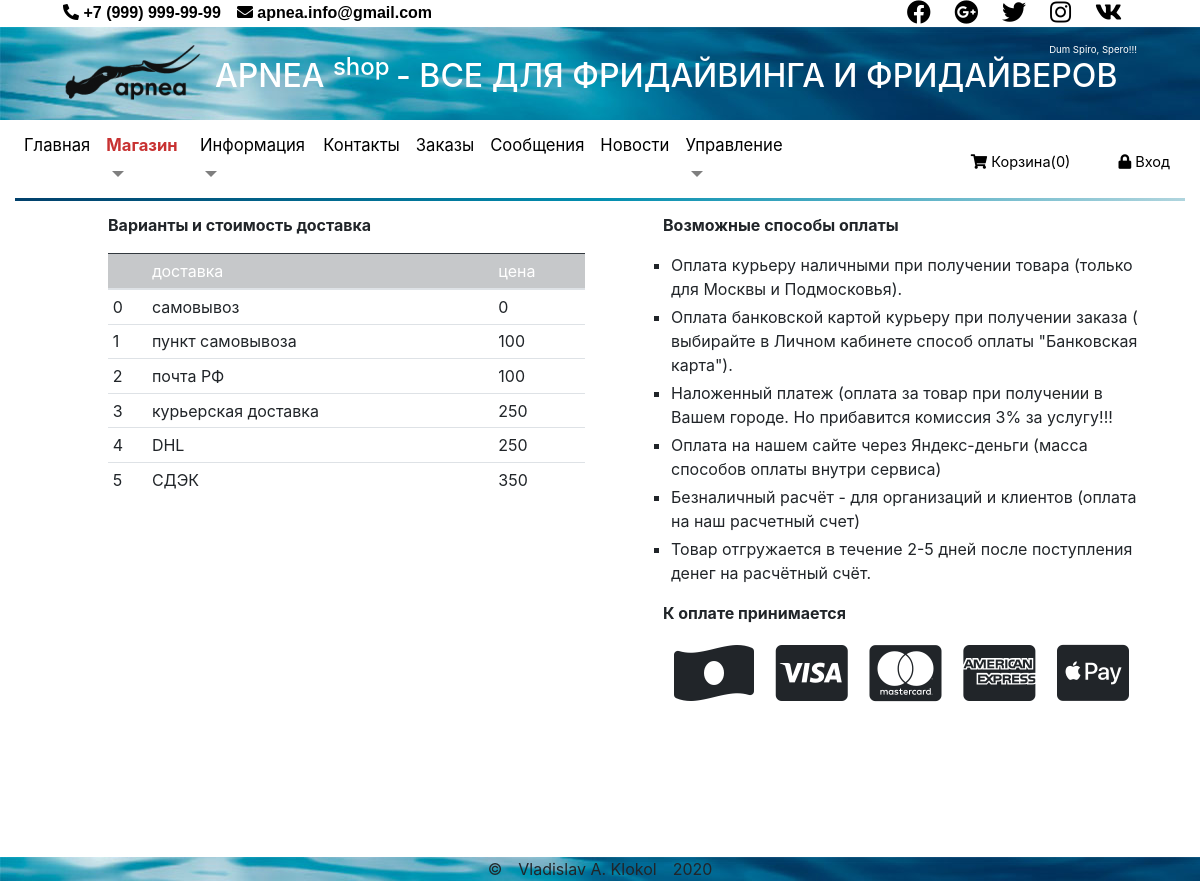
The page /views/service/delivery.php on the database its author committed.
### tables this page shows
CREATE TABLE `delivery` (
  `id` int(11) NOT NULL,
  `name` varchar(256) NOT NULL,
  `cost` int(5) NOT NULL DEFAULT '0'
);

### module/pdo_query.php (called while the page is built, shortened)
<?php
function getTable(object $pdo, string $table, string $where = "1", $sort = "", $limit = ""): array
{
    $sql = "SELECT * FROM `$table`
    WHERE " . ($where == "" ? 1 : "$where")
        . ($sort == "" ? "" : " ORDER BY $sort")
        . ($limit == "" ? "" : " LIMIT $limit");
    $stmt = $pdo->prepare($sql);
    $stmt->execute();
    return $stmt->fetchAll();
}

### views/service/delivery.php (the view, shortened to what this page needs)
<?php
require $_SERVER['DOCUMENT_ROOT'] . '/views/layouts/index.php';
$deliv = getTable($pdo,"delivery","",'`cost`');
require  $_SERVER['DOCUMENT_ROOT'] . '/views/layouts/header.php';
?>
<div class="row d-flex flex-row">
    <div class="col ml-5 mr-5">
        <p><strong>Варианты и стоимость доставка</strong></p>
        <table class="table table-sm">
            <thead>
                <tr class="table-dark">
                    <th scope="col"></th>
                    <th scope="col">доставка</th>
                    <th scope="col">цена</th>
                </tr>
            </thead>
            <?php
            foreach ($deliv as $key => $element) { ?>
                <tr>
                    <th scope="row"><?= $key ?></th>
                    <td><?= $element['name'] ?></td>
                    <td><?= $element['cost'] ?></td>
                </tr>
            <?php } ?>
        </table>
    </div>
    <div class="col">
        <p><strong>Возможные способы оплаты</strong></p>
        <ul class="ml-2 list-payment">
            <li class="list-item-payment mb-1">Оплата курьеру наличными при получении товара (только для Москвы и Подмосковья). </li>
            <li class="list-item-payment mb-1">Оплата банковской картой курьеру при получении заказа ( выбирайте в Личном кабинете способ оплаты "Банковская карта").</li>
            <li class="list-item-payment mb-1">Наложенный платеж (оплата за товар при получении в Вашем городе. Но прибавится комиссия 3% за услугу!!!</li>
            <li class="list-item-payment mb-1">Оплата на нашем сайте через Яндекс-деньги (масса способов оплаты внутри сервиса)</li>
            <li class="list-item-payment mb-1">Безналичный расчёт - для организаций и клиентов (оплата на наш расчетный счет)</li>
            <li class="list-item-payment mb-1">Товар отгружается в течение 2-5 дней после поступления денег на расчётный счёт.</li>
        </ul>
        <p><strong>К оплате принимается</strong></p>
        <div class="d-flex flex-row justify-content-around">
            <div><i class="fas fa-money-bill-wave-alt fa-4x"></i></div>
            <div><i class="fab fa-cc-visa fa-4x"></i></div>
            <div><i class="fab fa-cc-mastercard fa-4x"></i></div>
            <div><i class="fab fa-cc-amex fa-4x"></i></div>
            <div><i class="fab fa-cc-apple-pay fa-4x"></i></div>
        </div>
    </div>
</div>
<?php require $_SERVER['DOCUMENT_ROOT'] . '/views/layouts/footer.php';

### css/style.css (style rules this page uses)
.list-item-payment { list-style: square; }

### rows shown on the page
delivery: key "0", name "самовывоз", cost "0"
delivery: key "1", name "пункт самовывоза", cost "100"
delivery: key "2", name "почта РФ", cost "100"
delivery: key "3", name "курьерская доставка", cost "250"
delivery: key "4", name "DHL", cost "250"
delivery: key "5", name "СДЭК", cost "350"

### other values the page prints
$inBasket "0"
